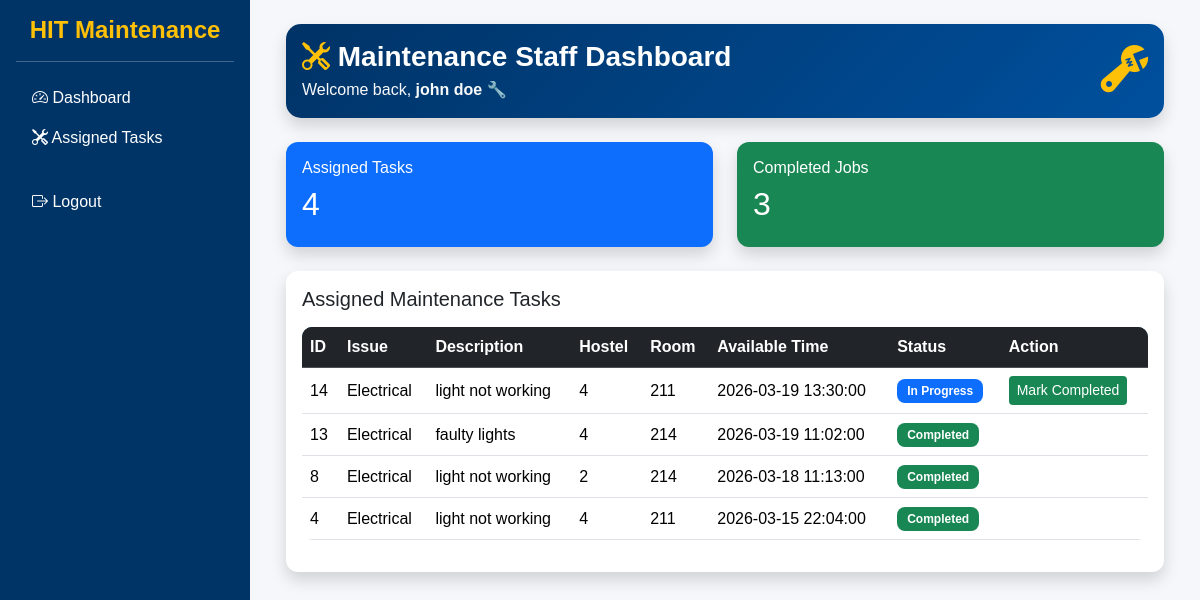
The page /staff/dashboard.php (signed in) on the database its author committed.
### tables this page shows
CREATE TABLE `requests` (
  `id` int(11) NOT NULL,
  `student_id` int(11) DEFAULT NULL,
  `issue_type_id` int(11) DEFAULT NULL,
  `hostel` varchar(50) DEFAULT NULL,
  `room` varchar(20) DEFAULT NULL,
  `description` text DEFAULT NULL,
  `available_time` datetime DEFAULT NULL,
  `status` enum('pending','in_progress','completed') DEFAULT 'pending',
  `assigned_staff` int(11) DEFAULT NULL,
  `created_at` timestamp NOT NULL DEFAULT current_timestamp(),
  `technician_arrived` tinyint(1) DEFAULT NULL,
  `rating` int(11) DEFAULT NULL
);

CREATE TABLE `issue_types` (
  `id` int(11) NOT NULL,
  `issue_name` varchar(50) DEFAULT NULL
);

### staff/dashboard.php (the view, shortened to what this page needs)
<?php
include("../config/database.php");
$user_id = $_SESSION['user_id'];
$staff_query = "SELECT * FROM staff WHERE user_id='$user_id'";
$staff_result = $conn->query($staff_query);
$staff = $staff_result->fetch_assoc();
$staff_id = $staff['id'];
$sql = "SELECT requests.*, issue_types.issue_name
        FROM requests
        JOIN issue_types ON requests.issue_type_id = issue_types.id
        WHERE assigned_staff='$staff_id'
        ORDER BY created_at DESC";
$result = $conn->query($sql);
$completed_tasks = $conn->query("SELECT COUNT(*) AS total
                                 FROM requests
                                 WHERE assigned_staff='$staff_id'
                                 AND status='completed'")
                         ->fetch_assoc()['total'];
?>
<?php include("../includes/header.php"); ?>
<?php include("../includes/sidebar.php"); ?>
<div class="container-fluid">
<div class="card shadow border-0 mb-4 text-white"
style="background: linear-gradient(135deg, #003366, #00509E); border-radius:15px;">
<div class="card-body d-flex justify-content-between align-items-center">
<div>
<h3 class="mb-1 fw-bold text-white">
    <i class="bi bi-tools text-warning"></i> Maintenance Staff Dashboard
</h3>
<p class="mb-0 text-light">
Welcome back, <strong><?php echo $_SESSION['name']; ?></strong> 🔧
</p>
</div>
<i class="bi bi-wrench-adjustable display-5 text-warning"></i>
</div>
</div>
<div class="row g-4 mb-4">
<div class="col-md-6">
<div class="card bg-primary text-white shadow border-0">
<div class="card-body">
<h6>Assigned Tasks</h6>
<h2><?php echo $result->num_rows; ?></h2>
</div>
</div>
</div>
<div class="col-md-6">
<div class="card bg-success text-white shadow border-0">
<div class="card-body">
<h6>Completed Jobs</h6>
<h2><?php echo $completed_tasks; ?></h2>
</div>
</div>
</div>
</div>
<div class="card shadow border-0">
<div class="card-body">
<h5 class="mb-3">Assigned Maintenance Tasks</h5>
<div class="table-responsive">
<table class="table table-hover align-middle">
<thead class="table-dark">
<tr>
<th>ID</th>
<th>Issue</th>
<th>Description</th>
<th>Hostel</th>
<th>Room</th>
<th>Available Time</th>
<th>Status</th>
<th>Action</th>
</tr>
</thead>
<tbody>
<?php
if($result->num_rows > 0){
while($row = $result->fetch_assoc()){
?>
<tr>
<td><?php echo $row['id']; ?></td>
<td><?php echo $row['issue_name']; ?></td>
<td><?php echo $row['description']; ?></td>
<td><?php echo $row['hostel']; ?></td>
<td><?php echo $row['room']; ?></td>
<td><?php echo $row['available_time']; ?></td>
<td>
<?php
if($row['status'] == "pending"){
echo "<span class='badge bg-warning'>Pending</span>";
}
elseif($row['status'] == "in_progress"){
echo "<span class='badge bg-primary'>In Progress</span>";
}
else{
echo "<span class='badge bg-success'>Completed</span>";
}
?>
</td>
<td>
<?php
if($row['status'] == "in_progress"){
?>
<a href="complete_request.php?id=<?php echo $row['id']; ?>"
class="btn btn-success btn-sm">
Mark Completed
</a>
<?php
}
?>
</td>
</tr>
<?php
}
}else{
echo "<tr><td colspan='8' class='text-center'>No tasks assigned</td></tr>";
}
?>
</tbody>
</table>
</div>
</div>
</div>
</div>
<?php include("../includes/sidebar_end.php"); ?>
<?php include("../includes/footer.php"); ?>

### assets/css/style.css (style rules this page uses)
:root { --hit-blue: #003366; --hit-blue-dark: #002244; --hit-gold: #FFD700; --hit-light: #F5F7FA; --hit-dark: #1A1A1A; }
body { font-family: Arial, sans-serif; background-color: var(--hit-light); margin: 0; padding: 0; }
.card { border-radius: 12px; box-shadow: 0 2px 8px rgba(0,0,0,0.05); }
h3, h4, h5 { color: inherit; }
.table { background: white; border-radius: 10px; overflow: hidden; }
.table thead { background: var(--hit-blue); color: white; }
.table-dark { background: var(--hit-blue) !important; color: white !important; }
.btn-success { background-color: #198754; border: none; }
.badge { padding: 6px 10px; border-radius: 8px; font-size: 12px; }

### rows shown on the page
requests: id "14", issue_type.issue_name "Electrical", description "light not working", hostel "4", room "211", available_time "2026-03-19 13:30:00", status "In Progress"
requests: id "13", issue_type.issue_name "Electrical", description "faulty lights", hostel "4", room "214", available_time "2026-03-19 11:02:00", status "Completed"
requests: id "8", issue_type.issue_name "Electrical", description "light not working", hostel "2", room "214", available_time "2026-03-18 11:13:00", status "Completed"
requests: id "4", issue_type.issue_name "Electrical", description "light not working", hostel "4", room "211", available_time "2026-03-15 22:04:00", status "Completed"

### other values the page prints
$_SESSION['name'] "john doe"
$result->num_rows "4"
$completed_tasks "3"
